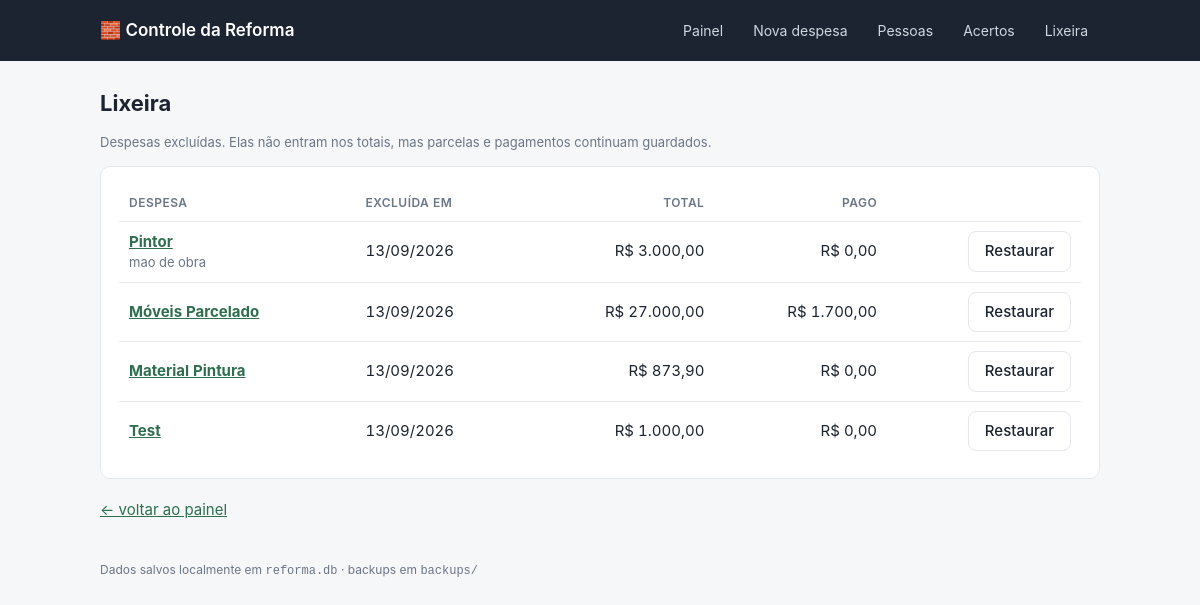
/lixeira, run on the app's committed database.
### tables this page shows
CREATE TABLE despesa (
    id            INTEGER PRIMARY KEY AUTOINCREMENT,
    nome          TEXT NOT NULL,
    categoria     TEXT,
    observacao    TEXT,
    valor_total   INTEGER NOT NULL,          -- centavos
    qtd_parcelas  INTEGER NOT NULL,
    criado_em     TEXT NOT NULL DEFAULT (datetime('now','localtime'))
, excluido_em TEXT, pagador_id INTEGER REFERENCES pessoa(id));

### app.py (the view)
@app.route("/lixeira")
def lixeira():
    return render_template("lixeira.html", despesas=db.listar_despesas(na_lixeira=True))

### app.py (called while the page is built)
def brl(centavos):
    if centavos is None:
        centavos = 0
    sinal = "-" if centavos < 0 else ""
    centavos = abs(int(centavos))
    inteiro, cents = divmod(centavos, 100)
    return f"{sinal}R$ {inteiro:,.0f}".replace(",", ".") + f",{cents:02d}"

def data_br(iso):
    if not iso:
        return "—"
    partes = str(iso)[:10].split("-")
    return "/".join(reversed(partes)) if len(partes) == 3 else iso

@app.after_request
def backup_apos_alteracao(response):
    if request.method == "POST":
        try:
            backup.fazer_backup()
        except Exception as e:  # backup nunca pode derrubar o app
            print(f"[backup] falhou: {e}")
    return response

@app.context_processor
def inject_globals():
    return {"pessoas_ativas": db.listar_pessoas(somente_ativas=True)}

### db.py (called while the page is built)
def connect():
    conn = sqlite3.connect(DB_PATH)
    conn.row_factory = sqlite3.Row
    conn.execute("PRAGMA foreign_keys = ON")
    return conn

@contextmanager
def get_db():
    conn = connect()
    try:
        yield conn
        conn.commit()
    except Exception:
        conn.rollback()
        raise
    finally:
        conn.close()

def listar_pessoas(somente_ativas=False):
    with get_db() as conn:
        sql = "SELECT * FROM pessoa"
        if somente_ativas:
            sql += " WHERE ativo = 1"
        sql += " ORDER BY nome COLLATE NOCASE"
        return conn.execute(sql).fetchall()

def listar_despesas(na_lixeira=False):
    filtro = "d.excluido_em IS NOT NULL" if na_lixeira else "d.excluido_em IS NULL"
    ordem = "d.excluido_em DESC" if na_lixeira else "d.criado_em DESC"
    with get_db() as conn:
        return conn.execute(
            f"""
            SELECT d.*,
                   COALESCE((
                       SELECT SUM(pg.valor)
                         FROM pagamento pg
                         JOIN parcela pc ON pc.id = pg.parcela_id
                        WHERE pc.despesa_id = d.id
                   ), 0) AS pago,
                   ps.nome AS pagador
              FROM despesa d
              LEFT JOIN pessoa ps ON ps.id = d.pagador_id
             WHERE {filtro}
             ORDER BY {ordem}, d.id DESC
            """
        ).fetchall()

### templates/lixeira.html (shortened to what this page needs)
{% extends "base.html" %}
{% block conteudo %}
<h1>Lixeira</h1>
<p class="suave pequeno">Despesas excluídas. Elas não entram nos totais, mas parcelas e pagamentos continuam guardados.</p>
<div class="card">
  {% if despesas %}
  <div class="tabela-scroll">
  <table>
    <thead>
      <tr><th>Despesa</th><th>Excluída em</th><th class="num">Total</th><th class="num">Pago</th><th class="num"></th></tr>
    </thead>
    <tbody>
      {% for d in despesas %}
      <tr>
        <td>
          <a href="{{ url_for('detalhe_despesa', despesa_id=d.id) }}"><strong>{{ d.nome }}</strong></a>
          {% if d.categoria %}<div class="pequeno suave">{{ d.categoria }}</div>{% endif %}
        </td>
        <td>{{ d.excluido_em|data_br }}</td>
        <td class="num">{{ d.valor_total|brl }}</td>
        <td class="num">{{ d.pago|brl }}</td>
        <td class="num">
          <form method="post" action="{{ url_for('restaurar_despesa', despesa_id=d.id) }}">
            <button class="secundario" type="submit">Restaurar</button>
          </form>
        </td>
      </tr>
      {% endfor %}
    </tbody>
  </table>
  </div>
  {% else %}
    <p class="vazio">A lixeira está vazia.</p>
  {% endif %}
</div>
<p><a href="{{ url_for('index') }}">← voltar ao painel</a></p>
{% endblock %}

### static/style.css (style rules this page uses)
:root { --bg: #f6f7f9; --card: #ffffff; --linha: #e4e7ec; --texto: #1c2431; --suave: #6b7686; --acento: #2f6f4f; --acento-claro: #e8f3ec; --alerta: #b23c3c; --alerta-claro: #fdecec; --aviso: #a5741a; --aviso-claro: #fdf4e3; --raio: 10px; }
* { box-sizing: border-box; }
body { margin: 0; background: var(--bg); color: var(--texto); font: 15px/1.5 -apple-system, BlinkMacSystemFont, "Segoe UI", Roboto, Helvetica, Arial, sans-serif; }
h1 { font-size: 22px; margin: 0 0 4px; }
a { color: var(--acento); }
.card { background: var(--card); border: 1px solid var(--linha); border-radius: var(--raio); padding: 18px; margin-bottom: 20px; }
table { width: 100%; border-collapse: collapse; font-variant-numeric: tabular-nums; }
th, td { padding: 9px 10px; text-align: left; border-bottom: 1px solid var(--linha); vertical-align: middle; }
th { font-size: 12px; text-transform: uppercase; letter-spacing: .04em; color: var(--suave); font-weight: 600; }
td.num, th.num { text-align: right; }
tr:last-child td { border-bottom: none; }
.tabela-scroll { overflow-x: auto; }
button { font: inherit; font-weight: 600; padding: 8px 16px; border-radius: 8px; border: 1px solid var(--acento); background: var(--acento); color: #fff; cursor: pointer; }
button.secundario { background: #fff; color: var(--texto); border-color: var(--linha); font-weight: 500; }
.suave { color: var(--suave); }
.pequeno { font-size: 13px; }

### data on the page
despesa: nome "Pintor", categoria "mao de obra", excluido_em|data_br "13/09/2026", valor_total|brl "R$ 3.000,00", pago|brl "R$ 0,00"
despesa: nome "Móveis Parcelado", excluido_em|data_br "13/09/2026", valor_total|brl "R$ 27.000,00", pago|brl "R$ 1.700,00"
despesa: nome "Material Pintura", excluido_em|data_br "13/09/2026", valor_total|brl "R$ 873,90", pago|brl "R$ 0,00"
despesa: nome "Test", excluido_em|data_br "13/09/2026", valor_total|brl "R$ 1.000,00", pago|brl "R$ 0,00"
